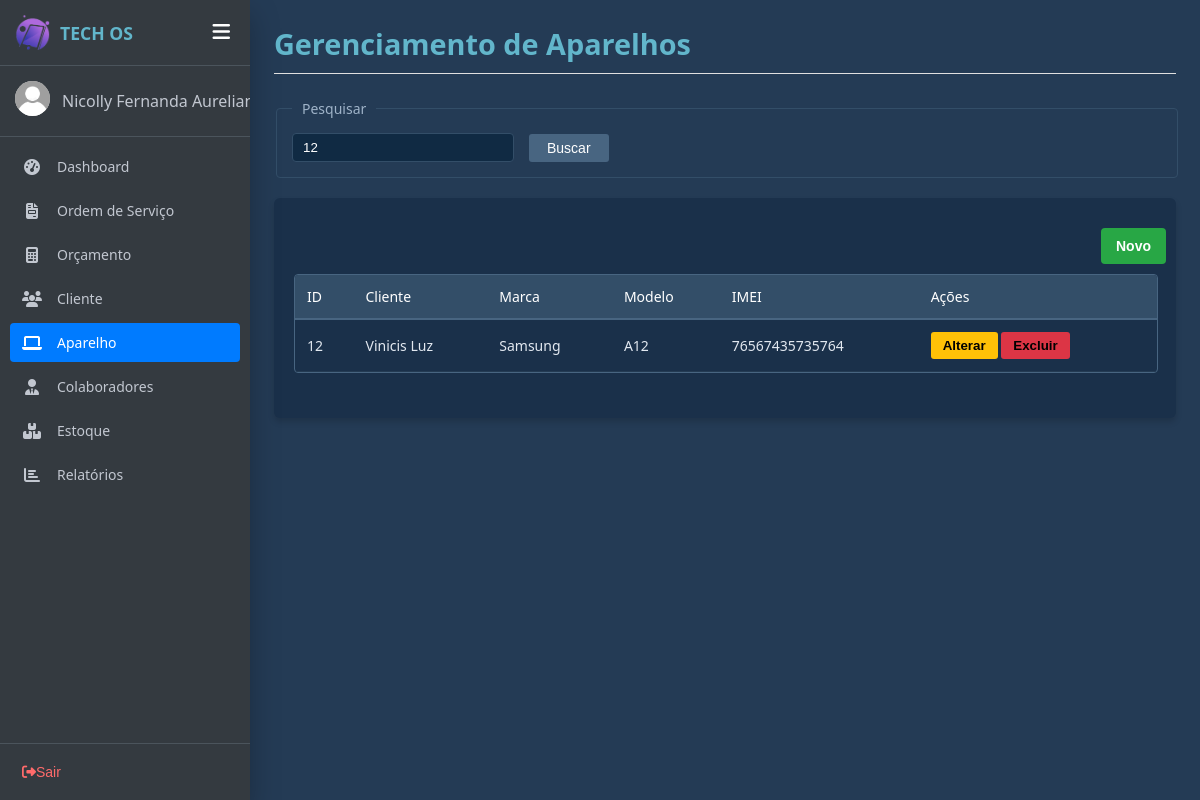
/cadastroAparelho.php?pesquisar=12 (signed in), run on the app's committed database.
### tables this page shows
CREATE TABLE `aparelho` (
  `idAparelho` int(11) NOT NULL COMMENT 'Número identificador do aparelho dentro do sistema',
  `historicoAparelho` varchar(500) NOT NULL COMMENT 'histórico do aparelho',
  `Cliente_idCliente` int(11) NOT NULL COMMENT 'identificador do cliente cadastrado com esse aparelho',
  `imeiAparelho` varchar(50) NOT NULL COMMENT 'número do identificador do aparelho',
  `Modelo_idModelo` varchar(25) NOT NULL COMMENT 'identificador do modelo cadastrado deste aparelho'
);

CREATE TABLE `clientes` (
  `idCliente` int(11) NOT NULL COMMENT 'Número de identificação do cliente',
  `nomeCliente` varchar(150) NOT NULL COMMENT 'Nome do cliente que será cadastrado ',
  `cpfCliente` varchar(15) NOT NULL COMMENT 'CPF completo do cliente',
  `emailCliente` varchar(150) NOT NULL COMMENT 'Endereço de email principal para contato e notificações',
  `telefoneCliente` varchar(20) NOT NULL COMMENT 'O número para contato com o cliente',
  `cepCliente` varchar(10) NOT NULL COMMENT 'O CEP para identificar o endereço do cliente',
  `enderecoCliente` varchar(30) NOT NULL COMMENT 'O nome da rua em que mora',
  `numeroCliente` varchar(20) NOT NULL COMMENT 'Número da residência',
  `complementoCliente` varchar(50) NOT NULL COMMENT 'O complemento opcional para identificar onde o cliente mora',
  `bairroCliente` varchar(40) NOT NULL COMMENT 'O bome do Bairro do cliente',
  `cidadeCliente` varchar(30) NOT NULL COMMENT 'O nome da cidade em que reside',
  `estadoCliente` varchar(30) NOT NULL COMMENT 'O nome do Estado em que mora'
);

CREATE TABLE `marca` (
  `idMarca` int(11) NOT NULL COMMENT 'Chave primária de identificação da marca',
  `nomeMarca` varchar(100) NOT NULL COMMENT 'Marca do produto'
);

CREATE TABLE `modelo` (
  `idModelo` int(11) NOT NULL COMMENT 'Chave primária de identificação do modelo do aparelho',
  `nomeModelo` varchar(100) NOT NULL COMMENT 'nome do modelo do aparelho',
  `Marca_idMarca` int(11) NOT NULL
);

### php/funcaoAparelho.php (the view, shortened to what this page needs)
<?php
function listaAparelho($pesquisa = null){
    $html = "";
    $conn = function_exists('obterConexao') ? obterConexao() : null;
    $sql = "SELECT a.idAparelho, a.Cliente_idCliente, mo.Marca_idMarca, a.Modelo_idModelo, a.imeiAparelho,
                   c.nomeCliente, m.nomeMarca, mo.nomeModelo
            FROM aparelho a
            LEFT JOIN clientes c ON a.Cliente_idCliente = c.idCliente
            LEFT JOIN modelo mo ON a.Modelo_idModelo = mo.idModelo
            LEFT JOIN marca m ON mo.Marca_idMarca = m.idMarca";
    if (!empty($pesquisa) && isset($conn)) {
        $pesquisaClean = mysqli_real_escape_string($conn, trim($pesquisa));
        $sql .= " WHERE a.idAparelho = '$pesquisaClean' OR c.nomeCliente LIKE '%$pesquisaClean%'";
    }
    $sql .= " ORDER BY a.idAparelho DESC";
    if (isset($conn)) {
        $result = mysqli_query($conn, $sql);
        if ($result && mysqli_num_rows($result) > 0) {
            foreach ($result as $coluna) {
                $id = $coluna['idAparelho'];
                $idCliente = $coluna['Cliente_idCliente'] ?? 0;
                $idMarca = $coluna['Marca_idMarca'] ?? 0;
                $nomeCliente = (!empty($coluna['nomeCliente'])) ? $coluna['nomeCliente'] : 'Cliente Não Vinculado (ID: ' . $idCliente . ')';
                $nomeMarca = (!empty($coluna['nomeMarca'])) ? $coluna['nomeMarca'] : 'Marca Não Associada';
                $modelo = (!empty($coluna['nomeModelo'])) ? $coluna['nomeModelo'] : 'Não informado';
                $imei = $coluna['imeiAparelho'];
                $html .= "<tr>
                    <td>{$id}</td>
                    <td>".htmlspecialchars($nomeCliente, ENT_QUOTES, 'UTF-8')."</td>
                    <td>".htmlspecialchars($nomeMarca, ENT_QUOTES, 'UTF-8')."</td>
                    <td>".htmlspecialchars($modelo, ENT_QUOTES, 'UTF-8')."</td>
                    <td>".htmlspecialchars($imei, ENT_QUOTES, 'UTF-8')."</td>
                    <td>
                        <button type='button' class='btn-aviso btn-alterar'
                                data-id='{$id}'
                                data-cliente='{$idCliente}'
                                data-marca='{$idMarca}'
                                data-modelo='".htmlspecialchars($modelo, ENT_QUOTES, 'UTF-8')."'
                                data-imei='".htmlspecialchars($imei, ENT_QUOTES, 'UTF-8')."'>
                                Alterar
                        </button>
                        <button type='button' class='btn-perigo btn-excluir'
                                data-id='{$id}' title='Excluir'>
                                Excluir
                        </button>
                    </td>
                </tr>";
            }
        }
    }
    return $html;
}
?>

### css/aparelhos.css (style rules this page uses)
.dashboard-table td { padding: 12px; border-bottom: 1px solid #243b53; color: #e2e8f0; }
.btn-excluir { background-color: #dc3545; color: black; border: none; padding: 6px 12px; border-radius: 3px; font-weight: bold; cursor: pointer; }
.btn-perigo { background-color: #dc3545; }
.btn-alterar { background-color: #ffc107; color: #000; border: none; padding: 6px 12px; border-radius: 3px; cursor: pointer; font-weight: bold; }

### css/sidebar.css (style rules this page uses)
:root { --sidebar-bg: #343a40; --sidebar-hover: rgba(255, 255, 255, 0.1); --sidebar-active: #007bff; --text-color: #c2c7d0; --sidebar-width: 250px; }
body { margin: 0; font-family: 'Segoe UI', Tahoma, Geneva, Verdana, sans-serif; display: flex; background-color: #243b55; color: #ffffff; min-height: 100vh; transition: padding-left 0.3s ease; padding-left: var(--sidebar-width); }

### data on the page
aparelho: idAparelho "12", clientes.nomeCliente "Vinicis Luz", marca.nomeMarca "Samsung", modelo.nomeModelo "A12", imeiAparelho "76567435735764"

### other printed values
nomeFuncionario($idLogado) "Nicolly Fernanda…"
